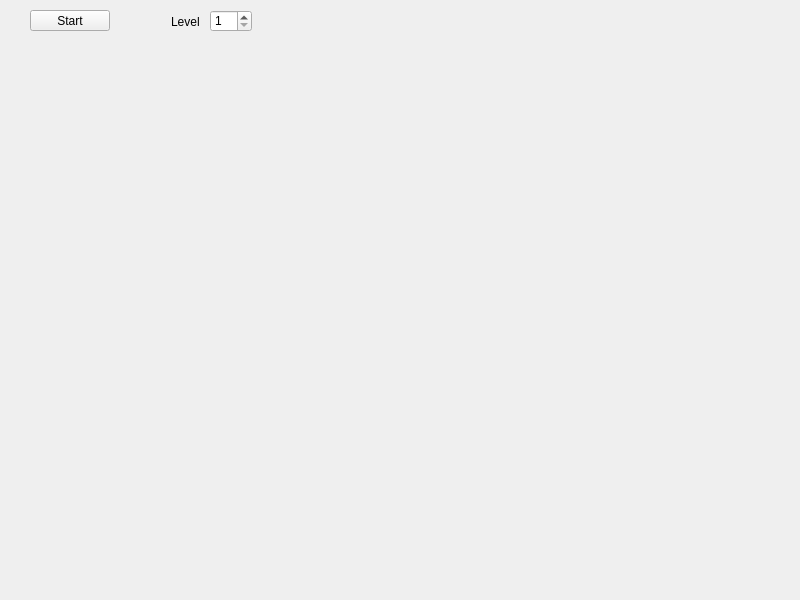
<?xml version="1.0" encoding="UTF-8"?>
<ui version="4.0">
 <class>Widget</class>
 <widget class="QWidget" name="Widget">
  <property name="geometry">
   <rect>
    <x>0</x>
    <y>0</y>
    <width>800</width>
    <height>600</height>
   </rect>
  </property>
  <property name="windowTitle">
   <string>Widget</string>
  </property>
  <widget class="QPushButton" name="btnStart">
   <property name="geometry">
    <rect>
     <x>30</x>
     <y>10</y>
     <width>80</width>
     <height>21</height>
    </rect>
   </property>
   <property name="text">
    <string>Start</string>
   </property>
  </widget>
  <widget class="QLabel" name="labelLevel">
   <property name="geometry">
    <rect>
     <x>171</x>
     <y>14</y>
     <width>31</width>
     <height>16</height>
    </rect>
   </property>
   <property name="text">
    <string>Level</string>
   </property>
  </widget>
  <widget class="QSpinBox" name="spinLevel">
   <property name="geometry">
    <rect>
     <x>210</x>
     <y>10</y>
     <width>42</width>
     <height>22</height>
    </rect>
   </property>
   <property name="minimum">
    <number>1</number>
   </property>
   <property name="maximum">
    <number>10</number>
   </property>
  </widget>
 </widget>
 <resources/>
 <connections/>
</ui>
